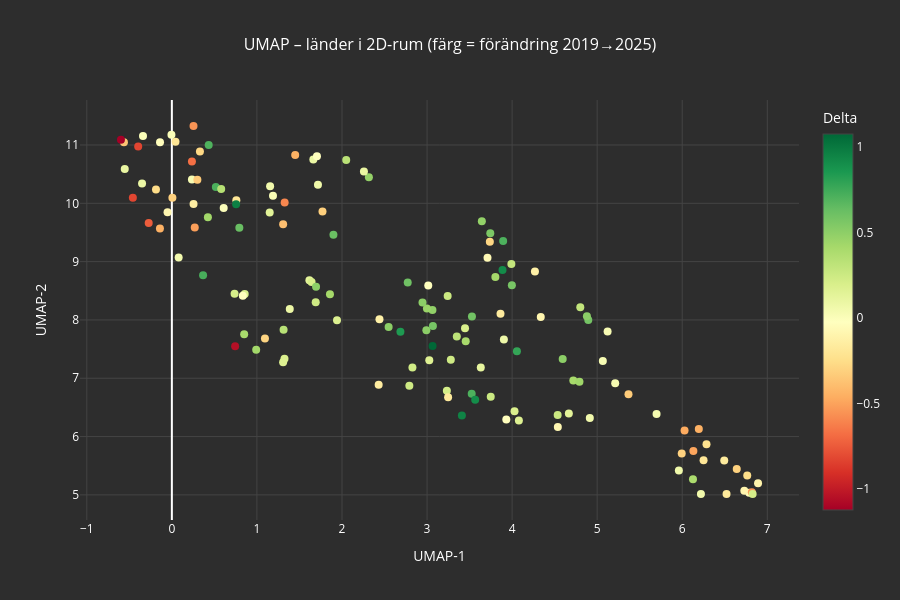

The code cell stored with this chart in its notebook:
### Code cell
# Kör UMAP på samma X_scaled och plotta på samma sätt som PCA.
reducer = umap.UMAP(n_neighbors=15, min_dist=0.1, random_state=42)
X_umap = reducer.fit_transform(X_scaled)

fig = go.Figure()

fig.add_trace(go.Scatter(
    x=X_umap[:, 0],
    y=X_umap[:, 1],
    mode="markers",
    marker=dict(
        size=8,
        color=färger,
        colorscale="RdYlGn",
        colorbar=dict(title="Delta", tickfont=dict(color="white"),
                      title_font=dict(color="white")),
        showscale=True
    ),
    text=[f"{land}<br>Delta: {d:.3f}" for land, d in zip(länder, färger)],
    hovertemplate="%{text}<extra></extra>"
))

fig.update_layout(
    title=dict(text="UMAP – länder i 2D-rum (färg = förändring 2019→2025)",
               font=dict(color="white", size=16), x=0.5),
    xaxis=dict(title="UMAP-1", title_font=dict(color="white"),
               tickfont=dict(color="white"), gridcolor="#444444"),
    yaxis=dict(title="UMAP-2", title_font=dict(color="white"),
               tickfont=dict(color="white"), gridcolor="#444444"),
    plot_bgcolor="#2d2d2d",
    paper_bgcolor="#2d2d2d",
    height=600
)

fig.show()

# Till presentation: UMAP är bättre på att bevara lokala klusterstrukturer. 
# Jämförelsen mot PCA visar om det finns icke-linjära mönster som PCA missar.

### Figure 1 — Plotly figure (JSON) as saved in the notebook; plotly's stock layout.template omitted (floating-point values rounded to 4 significant figures; data arrays with more than 128 entries replaced by an {"elided": "..."} marker saying what was removed)
{"data": [{"hovertemplate": "%{text}<extra></extra>", "marker": {"color": {"elided": "141 float values"}, "colorbar": {"tickfont": {"color": "white"}, "title": {"font": {"color": "white"}, "text": "Delta"}}, "colorscale": [[0, "rgb(165,0,38)"], [0.1, "rgb(215,48,39)"], [0.2, "rgb(244,109,67)"], [0.3, "rgb(253,174,97)"], [0.4, "rgb(254,224,139)"], [0.5, "rgb(255,255,191)"], [0.6, "rgb(217,239,139)"], [0.7, "rgb(166,217,106)"], [0.8, "rgb(102,189,99)"], [0.9, "rgb(26,152,80)"], [1, "rgb(0,104,55)"]], "showscale": true, "size": 8}, "mode": "markers", "text": {"elided": "141 str values"}, "type": "scatter", "x": {"elided": "141 float values"}, "y": {"elided": "141 float values"}}], "layout": {"height": 600, "paper_bgcolor": "#2d2d2d", "plot_bgcolor": "#2d2d2d", "title": {"font": {"color": "white", "size": 16}, "text": "UMAP – länder i 2D-rum (färg = förändring 2019→2025)", "x": 0.5}, "xaxis": {"gridcolor": "#444444", "tickfont": {"color": "white"}, "title": {"font": {"color": "white"}, "text": "UMAP-1"}}, "yaxis": {"gridcolor": "#444444", "tickfont": {"color": "white"}, "title": {"font": {"color": "white"}, "text": "UMAP-2"}}}}
